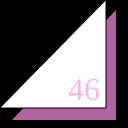
Frame 1 (no input)
Frame 60 (no input): identical to frame 1, image omitted
Frame 120 (the mouse pressed at the canvas centre since frame 60): identical to frame 1, image omitted

The p5.js sketch that drew this single still picture (run headless with seeded random() and noise() and a simulated clock; from frame 60 on, the mouse is pressed at the canvas centre):

// p5.js sketch
// ── sketch.js
function setup() {
  createCanvas(128,128);
}

function draw() {
  background(0);
  strokeWeight(0);
  fill(178, 100, 162);
  triangle(12,120,116,120,116,10);
  strokeWeight(1);
  fill(255);
  triangle(0,108,106,108,106,0);
  fill(250, 182, 229);
  textSize(32);
  textFont("serif");
  text("46", 68, 100);
}
